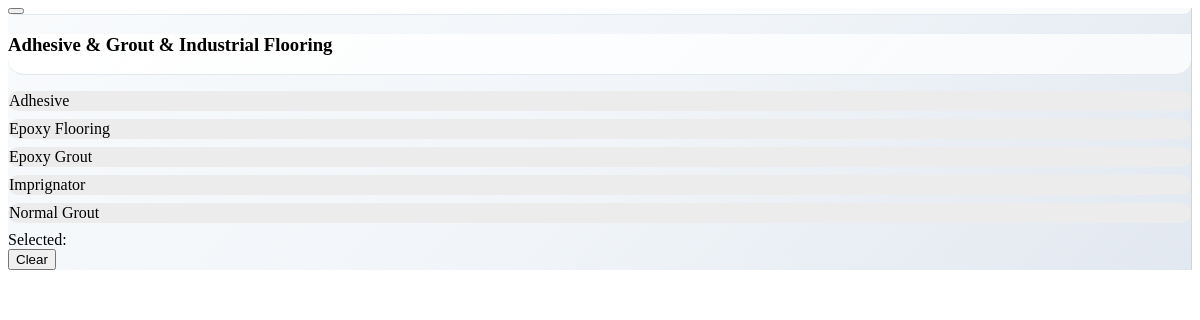
The app's page /adhesives-sidebar.php with its own data.
### tables this page shows
CREATE TABLE `categories` (
  `id` int(11) NOT NULL,
  `parent_id` int(11) DEFAULT NULL,
  `name` varchar(255) NOT NULL,
  `image` varchar(255) DEFAULT NULL,
  `description` text DEFAULT NULL
);

### adhesives-sidebar.php (the view, shortened to what this page needs)
<?php
if (!isset($conn)) {
    $db = new Database();
    $conn = $db->getConnection();
}
$subQry = "SELECT * FROM categories WHERE parent_id = 17 ORDER BY name ASC";
$subRes = $conn->query($subQry);
?>
<div id="sidebar"
    class="fixed lg:static inset-y-0 left-0 w-80 z-30 shadow-xl transform -translate-x-full lg:translate-x-0 transition-transform duration-300 ease-in-out overflow-y-auto rounded-r-2xl">
    <div class="lg:hidden flex justify-end p-4 sidebar-header">
        <button id="sidebar-close" class="text-gray-500 hover:text-gray-700 transition-colors duration-200">
        </button>
    </div>
    <div class="p-6 sidebar-content">
        <div class="sidebar-header p-4 -m-4 mb-4">
            <h3 class="text-xl font-bold text-gray-800 mb-3 sidebar-item">Adhesive & Grout & Industrial Flooring</h3>
        </div>
        <div class="space-y-3 mt-6">
            <?php $index = 0; while ($sub = $subRes->fetch_assoc()): $index++; ?>
            <div class="subcategory-item sidebar-item relative flex items-center p-4 cursor-pointer"
                onclick="selectCategory(<?= (int)$sub['id'] ?>, this)" data-subcat-id="<?= (int)$sub['id'] ?>"
                style="animation-delay: <?= 0.2 + ($index * 0.1) ?>s">
                <span class="text-sm text-gray-700 font-medium"><?= htmlspecialchars($sub['name']) ?></span>
            </div>
            <?php endwhile; ?>
        </div>
    </div>
    <div id="selected-category"
        class="hidden mx-6 mb-6 p-4 bg-gradient-to-r from-blue-50 via-white to-blue-50 rounded-xl border border-blue-200 selected-pulse shadow-md">
        <div class="flex items-center justify-between">
            <div class="text-sm text-blue-800">
                <span class="font-semibold">Selected:</span>
            </div>
            <button onclick="clearFilter()"
                class="bg-gradient-to-r from-blue-600 to-blue-700 hover:from-blue-700 hover:to-blue-800 text-white px-4 py-2 rounded-lg text-xs font-medium transition-all duration-200 transform hover:scale-105 shadow-sm">Clear</button>
        </div>
    </div>
</div>

### adhesives-sidebar.php (style rules this page uses)
.sidebar-item { opacity: 0; transform: translateX(-20px); animation: slideInLeft 0.6s ease-out forwards; }
.sidebar-item:nth-child(1) { animation-delay: 0.1s; }
.sidebar-item:nth-child(2) { animation-delay: 0.2s; }
.sidebar-item:nth-child(3) { animation-delay: 0.3s; }
.sidebar-item:nth-child(4) { animation-delay: 0.4s; }
.sidebar-item:nth-child(5) { animation-delay: 0.5s; }
.subcategory-item { position: relative; transition: all 0.3s ease; border: 1px solid transparent; background: #edecec; border-radius: 12px; margin-bottom: 8px; }
.subcategory-item::before { content: ''; position: absolute; left: 0; top: 50%; width: 4px; height: 0; transform: translateY(-50%); transition: height 0.3s ease; border-radius: 0 8px 8px 0; }
.selected-pulse { animation: pulse 2s ease-in-out infinite; }
#sidebar { backdrop-filter: blur(12px); background: linear-gradient(135deg, #f8fafc 0%, #f1f5f9 50%, #e2e8f0 100%); border-right: 1px solid #cbd5e1; }
.sidebar-header { background: linear-gradient(135deg, #ffffff 0%, #f8fafc 100%); border-bottom: 1px solid #e2e8f0; border-radius: 0 0 16px 16px; margin-bottom: 16px; }
.sidebar-content { background: transparent; }

### records on screen
categories: name "Adhesive"
categories: name "Epoxy Flooring"
categories: name "Epoxy Grout"
categories: name "Imprignator"
categories: name "Normal Grout"
